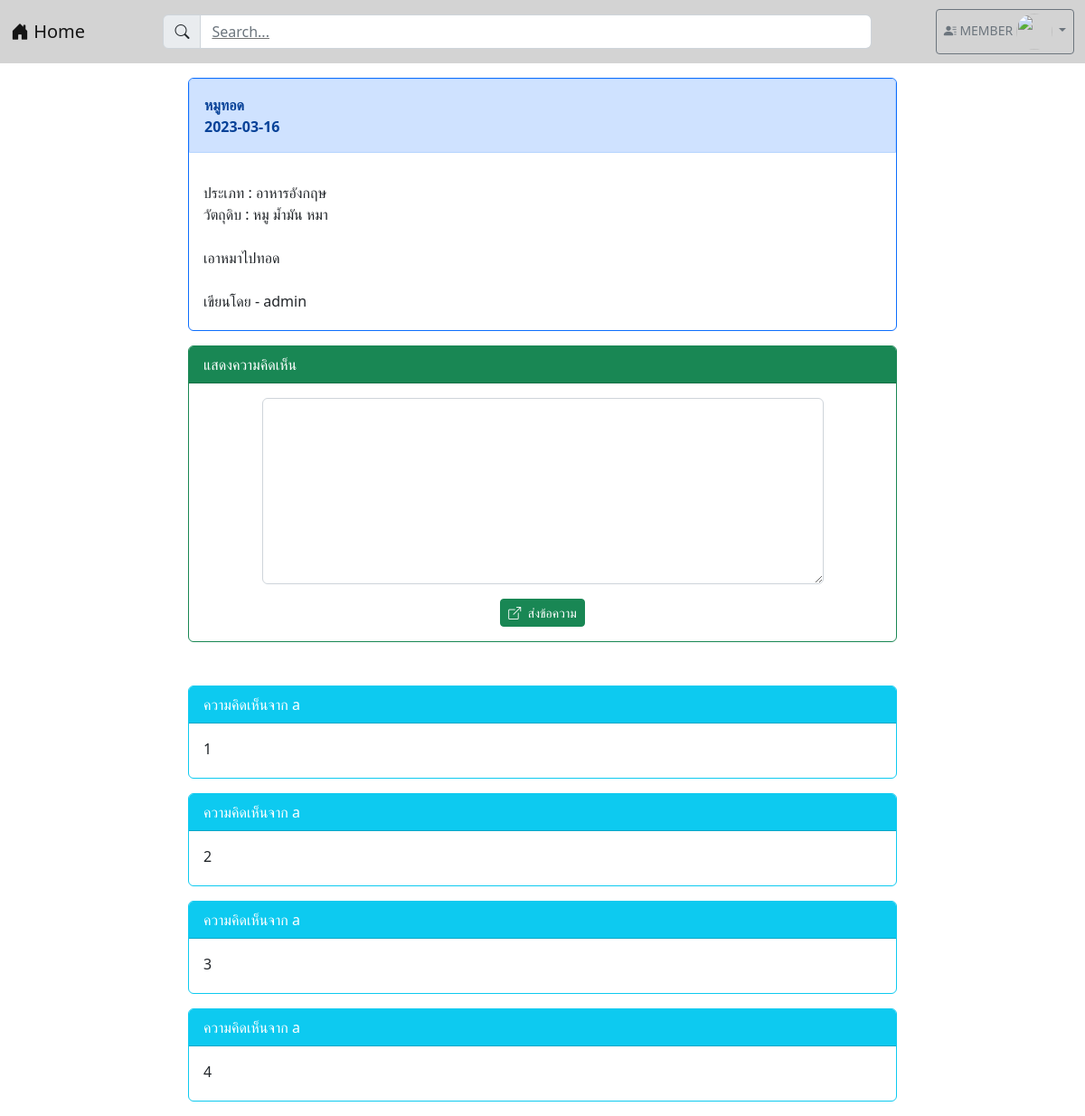
The app's page /post2.php?id=9 (signed in) with its own data.
### tables this page shows
CREATE TABLE `post` (
  `post_id` int(100) NOT NULL,
  `user_id` int(100) NOT NULL,
  `category_id` int(100) NOT NULL,
  `post_title` varchar(1000) NOT NULL,
  `post_ingredient` varchar(2024) NOT NULL,
  `post_content` varchar(2048) NOT NULL,
  `post_picture` longblob NOT NULL,
  `post_date` date NOT NULL,
  `post_like` int(100) NOT NULL,
  `post_dislike` int(100) NOT NULL,
  `post_view` int(100) NOT NULL
);

CREATE TABLE `category` (
  `category_id` int(100) NOT NULL,
  `category_tag` varchar(64) NOT NULL
);

CREATE TABLE `user` (
  `user_id` int(100) NOT NULL,
  `user_username` varchar(64) NOT NULL,
  `user_password` varchar(64) NOT NULL,
  `user_name` varchar(64) NOT NULL,
  `user_email` varchar(64) NOT NULL,
  `user_role` varchar(1) NOT NULL,
  `user_fname` varchar(100) NOT NULL,
  `user_lname` varchar(100) NOT NULL,
  `user_phone` int(10) NOT NULL,
  `user_exp` varchar(255) NOT NULL,
  `user_des` varchar(255) NOT NULL,
  `user_country` varchar(100) NOT NULL,
  `user_state` varchar(100) NOT NULL,
  `user_pic` longblob NOT NULL
);

CREATE TABLE `comment` (
  `comment_id` int(100) NOT NULL,
  `comment_content` varchar(200) NOT NULL,
  `comment_time` datetime(6) NOT NULL,
  `user_id` int(100) NOT NULL,
  `post_id` int(100) NOT NULL
);

### post2.php (the view, shortened to what this page needs)
<!DOCTYPE html>
<html lang="en">
<head>
    <link href="https://cdn.jsdelivr.net/npm/bootstrap@5.2.2/dist/css/bootstrap.min.css" rel="stylesheet">
    <link rel="stylesheet" href="https://cdn.jsdelivr.net/npm/bootstrap-icons@1.9.1/font/bootstrap-icons.css">
        <?php
        $id = $_GET['id'];
        ?>
</head>
<body>
    <?php
    include "nav.php";
    ?>
    <div class="container-xxl">
        <section class="col-md-8 mx-auto m-3">
            <?php
            isset($_GET['id']) ? $id = $_GET['id'] : header("Location: index.php");
            $server_name = "localhost";
            $username = "root";
            $password = "";
            $database = "webboard_recipes";
            $conn = new PDO("mysql:host=$server_name;dbname=$database;charset=utf8", "$username", "$password");
            $data = $conn->query("SELECT p.post_id, p.post_title, p.post_date,p.category_id,p.post_ingredient, p.post_content, u.user_username , p.user_id , u.user_id , c.category_tag , c.category_id
                                    FROM post p , user u , category c
                                    WHERE p.post_id = $id and p.category_id = c.category_id and u.user_id = p.user_id");
            if ($data !== false) {
                while ($row = $data->fetch()) {
                    $post_title = $row[1];
                    $post_date = $row[2];
                    $category_id = $row[3];
                    $post_ingredient = $row[4];
                    $post_content = $row[5];
                    $user_username = $row[6];
                    $category_id = $row[9];
                }
            }
            ?>
            <div class="card text-dark bg-white border-primary mb-3">
                <div class="card-header alert alert-primary">
                    <strong>
                        <?php
                            echo "$post_title <BR>";
                            echo "$post_date";
                        ?>
                    </strong>
                </div>
                <div class="card-body pb-1">
                    <div class="container row mb-3 justify-content-between">
                        <?php
                            echo "ประเภท : $category_id <BR>";
                            echo "วัตถุดิบ : $post_ingredient <BR><BR>";
                            echo "$post_content <BR><BR>";
                            echo "เขียนโดย - $user_username <BR>";
                        ?>
                    </div>
                </div>
            </div>
            <?php
            if (isset($_SESSION["id"])) {
            ?>
                <div class="card text-dark bg-white border-success">
                    <div class="card-header bg-success text-white">แสดงความคิดเห็น</div>
                    <div class="card-body">
                        <form action="post_save.php" method="post">
                            <div class="row mb-3 justify-content-center">
                                <div class="col-lg-10">
                                    <textarea name="comment" class="form-control" rows="8"></textarea>
                                </div>
                            </div>
                            <div class="row">
                                <div class="col-lg-12">
                                    <center>
                                        <button type="submit" class="btn btn-success btn-sm text-white">
                                            <i class="bi bi-box-arrow-up-right me-1"></i>
                                            ส่งข้อความ
                                        </button>
                                    </center>
                                </div>
                            </div>
                        </form>
                    </div>
                </div>
                <br><br>
            <?php
            }
            ?>
            <?php
            $conn = new PDO("mysql:host=$server_name;dbname=$database;charset=utf8", "$username", "$password");
            $comment = $conn->query("SELECT p.post_id, u.user_username, u.user_id, c.comment_content, c.user_id, c.comment_id, c.post_id
                FROM post p , user u , comment c
                WHERE p.post_id = c.post_id AND c.user_id = u.user_id AND c.post_id = $id ORDER BY c.comment_id ASC");
            if ($comment !== false) {
                while ($comm = $comment->fetch()) {
            ?>
                    <div class="card text-dark bg-white border-info mb-3">
                        <div class="card-header bg-info text-white">
                            <?php echo "ความคิดเห็นจาก " . $comm['1']; ?>
                        </div>
                        <div class="card-body pb-1">
                            <div class="container row mb-3 justify-content-between">
                                <?php
                                echo $comm['3'];
                                ?>
                            </div>
                        </div>
                    </div>
            <?php
                }
            }
            ?>
        </section>
    </div>
</body>
</html>

### nav.php (shortened to what this page needs)
<?php
if (!isset($_SESSION['id'])) {
    ?>
    <nav class="navbar navbar-expand-lg navbar-light" style="background-color:#D3D3D3">
        <div class="container-fluid">
            <a href="index.php" class="navbar-brand">
                <i class="bi bi-house-door-fill"></i> Home
            </a>
            <a class="navbar-text col-md-8">
                <span class="input-group">
                    <span class="input-group-text" class="form-label"><i class="bi bi-search"></i></span>
                    <input type="text" class="form-control" placeholder="Search...">
                </span>
            </a>
            <ul class="navbar-nav">
                <li class="nav-item">
                    <a href="login.php" class="nav-link">
                        <i class="bi bi-box-arrow-in-right"></i> Sign in
                    </a>
                </li>
            </ul>
        </div>
    </nav>
<?php } else { ?>
    <nav class="navbar navbar-expand-lg navbar-light" style="background-color: #D3D3D3;">
        <div class="container-fluid">
            <a href="index.php" class="navbar-brand">
                <i class="bi bi-house-door-fill"></i> Home
            </a>
                <a class="navbar-text col-md-8">
                    <span class="input-group">
                        <span class="input-group-text" class="form-label"><i class="bi bi-search"></i></span>
                        <input type="text" class="form-control" placeholder="Search...">
                    </span>
                </a>
                <ul class="navbar-nav">
                    <li class="nav-item">
                        <div class="dropdown">
                            <a class="btn btn-outline-secondary dropdown-toggle btn-sm" type="button" id="button1"
                                data-bs-toggle="dropdown" aria-expanded="false">
                                <i class="bi bi-person-lines-fill"></i>
                                <?php echo $_SESSION['username']; ?>
                                <img src="https://media.discordapp.net/attachments/759437257961635907/1080497630490140744/333569516_3245945072382544_7351929676159766126_n.jpg?width=522&height=644"
                                    alt="" class="circle">
                            </a>
                        </div>
                    </li>
                </ul>
    </nav>
<?php } ?>

### nav.php (style rules this page uses)
.circle { width: 30pt; height: 30pt; border-radius: 50% }

### records on screen
post: post_title "หมูทอด", post_date "2023-03-16", category.category_tag "อาหารอังกฤษ", post_ingredient "หมู ม้ำมัน หมา", post_content "เอาหมาไปทอด", user.user_username "admin"
comment: user.user_username "a", comment_content "1"
comment: user.user_username "a", comment_content "2"
comment: user.user_username "a", comment_content "3"
comment: user.user_username "a", comment_content "4"

### other values on screen
$_SESSION['username'] "MEMBER"
